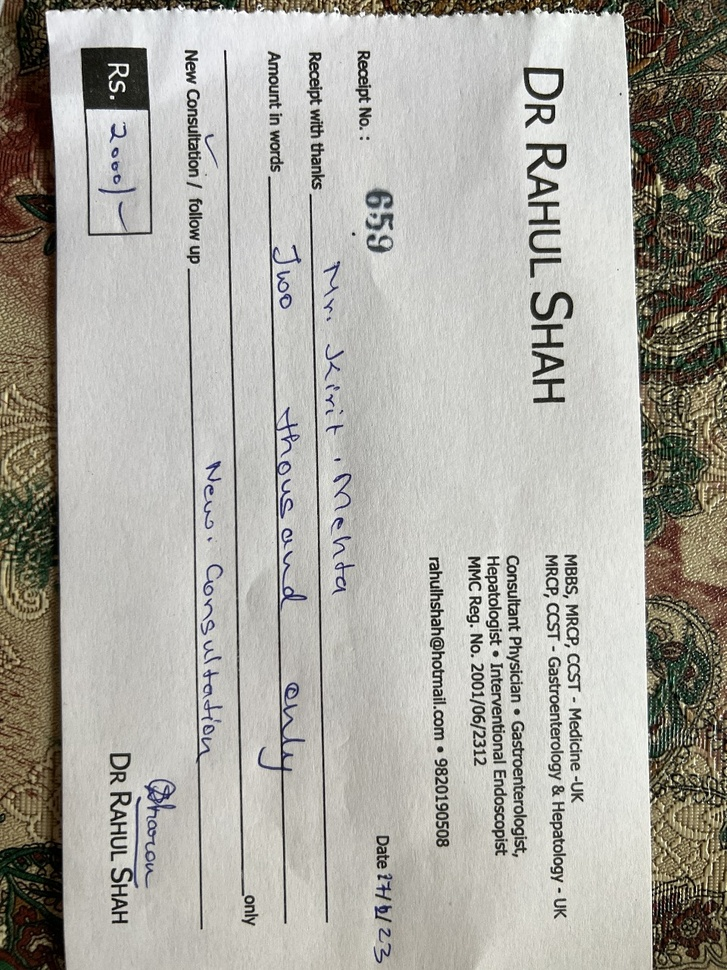
#> input picture t1.jpeg, 727 x 970 px, shrunk from 960 x 1280 before the run
$ python splitter.py
#> lines starting #> are read from the running program, lines starting #| are printed output that depends on the picture
from PIL import Image

def split_image(image_path):
    # Open the image
#> called with image_path = 't1.jpeg'
    img = Image.open(image_path)
#> img is the input picture: PIL image 727x970 RGB; mean R, G, B 170.9, 168.7, 161.6

    # Get the size of the image
    width, height = img.size
#> width = 727; height = 970

    # Calculate the dimensions for each of the 9 parts
    part_width = width // 3
#> part_width = 242
    part_height = height // 3
#> part_height = 323

    parts = []

    # Iterate through each row and column to extract parts
    for i in range(3):
        for j in range(3):
            left = j * part_width
            upper = i * part_height
            right = (j + 1) * part_width
            lower = (i + 1) * part_height

            # Crop the image to extract the current part
            part = img.crop((left, upper, right, lower))
            parts.append(part)
#> after the loop, parts = 9 items

    return parts

# Example usage
image_path = "t1.jpeg"
image_parts = split_image(image_path)
#> image_parts = 9 items

# Save or display the individual parts as needed
for idx, part in enumerate(image_parts):
    part.save(f"part_{idx + 1}.jpg")  # Save each part as a separate image
#> this loop made 9 passes
#> pass 1, `part.save(f"part_{idx + 1}.jpg")`:
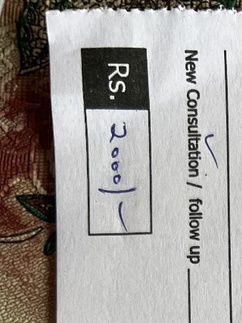
#> saved as part_1.jpg: PIL image 242x323 RGB; mean R, G, B 157.9, 153.7, 150.2
#> pass 2, `part.save(f"part_{idx + 1}.jpg")`:
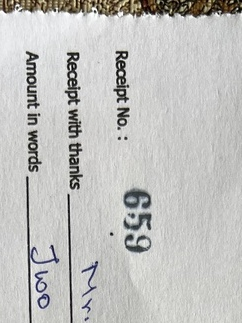
#> saved as part_2.jpg: PIL image 242x323 RGB; mean R, G, B 193.2, 193.1, 191
